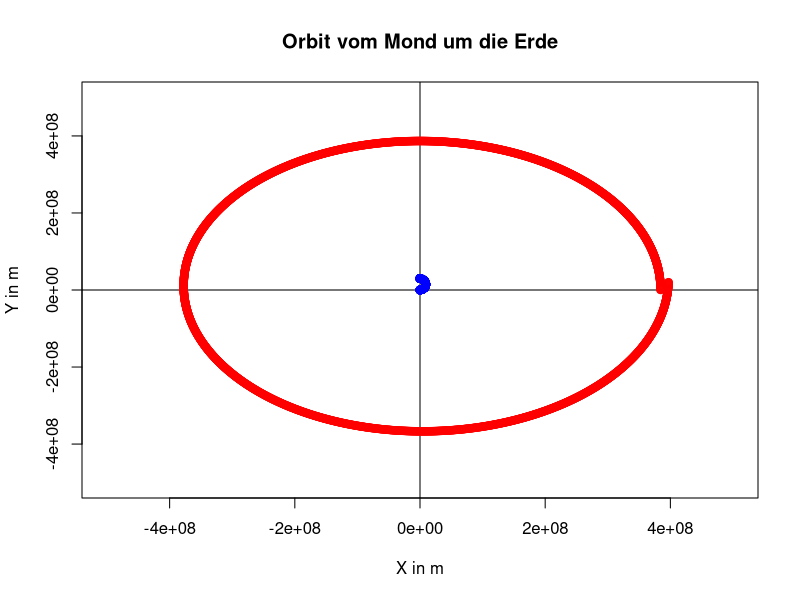

This chart was generated by the following R code:
# 2974947.988,4000.853,-241376171.140,-277097.231,0.000
# 65237235.273,88728.640,-5301150727.212,-6188575.362,0.000
Monat <- read.table("../TextOutputs/Monat.txt",
                        header = TRUE,
                        sep = ",",
                        dec = ".")

plot(x = 1,                 
     xlab = "X in m", 
     ylab = "Y in m",
     xlim = c(-500000000, 500000000), 
     ylim = c(-500000000, 500000000),
     main = "Orbit vom Mond um die Erde",
     type = "n")
abline(h=0)
abline(v=0)
points(Monat$Erde_x, Monat$Erde_y, col="blue")
points(Monat$Mond_x, Monat$Mond_y, col="red")

